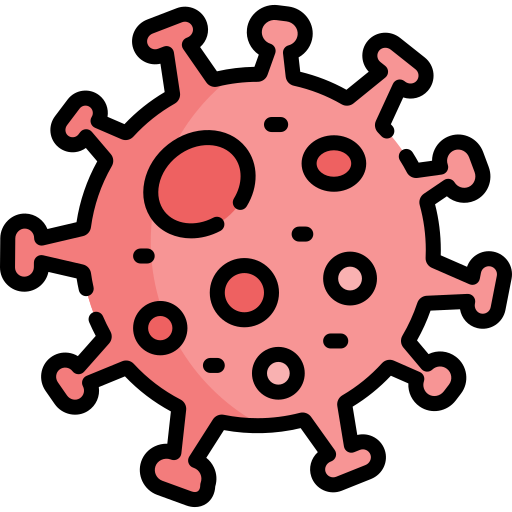
#> input picture 2023/30DayChartChallenge/Day04-historical/images/coronavirus.png, 512 x 512 px
$ python historical.py
#> lines starting #> are read from the running program, lines starting #| are printed output that depends on the picture
import pandas as pd
import matplotlib.pyplot as plt
import seaborn as sns
from matplotlib.offsetbox import OffsetImage, AnnotationBbox

# Scraped from https://www.statista.com/statistics/564769/airline-industry-number-of-flights/
DATA = [
    {"year": 2012, "flights": 31.2},
    {"year": 2013, "flights": 32.0},
    {"year": 2014, "flights": 33.0},
    {"year": 2015, "flights": 34.0},
    {"year": 2016, "flights": 35.2},
    {"year": 2017, "flights": 36.4},
    {"year": 2018, "flights": 38.1},
    {"year": 2019, "flights": 38.9},
    {"year": 2020, "flights": 16.9},
    {"year": 2021, "flights": 20.1},
    {"year": 2022, "flights": 33.8},
]


def annotate_graph(ax):
    """Annotate the graph.

    Args:
        ax (matplotlib.axes.Axes): Axes object.
    """
    ax.text(
        x=2012,
        y=45,
        s="NUMBER OF FLIGHTS",
        color="white",
        fontsize=27,
        ha="left",
        va="center",
        fontweight=800,
    )
    ax.text(
        x=2012,
        y=43.5,
        s="HISTORIC DECLINE",
        color="red",
        fontsize=30.5,
        ha="left",
        va="center",
        fontweight=800,
    )
    ax.text(
        x=2012,
        y=41,
        s=(
            "The number of flights performed globally by the airline industry\n"
            "increased steadily since the early 2000s and reached 38.9M in\n"
            "2019. However, due to the coronavirus pandemic, the number\n"
            "of flights dropped to 16.9M in 2020."
        ),
        color="white",
        fontsize=10,
        ha="left",
        va="center",
    )
    # set x axis ticks to bold
    for tick in ax.get_xticklabels():
        tick.set_fontweight("bold")

    # add annotation to 2020 data point saying COVID-19. The arrow should be angled and colored in white
    ax.annotate(
        "COVID-19",
        xy=(2020, 16.9),
        xytext=(2019.92, 22),
        arrowprops=dict(
            arrowstyle="-|>", color="white", connectionstyle="arc3,rad=-0.1"
        ),
        color="white",
        fontsize=10,
        fontweight=800,
    )


def style_plot(fig, ax, df):
    """Style the plot.

    Args:
        fig (matplotlib.figure.Figure): Figure object.
        ax (matplotlib.axes.Axes): Axes object.
        df (pandas.DataFrame): DataFrame object.
    """
    ax.set(
        xlabel="",
        ylabel="",
        ylim=(15, 48),
        xticks=[int(x) for x in df["year"]],
        yticks=[20, 30, 40, 48],
    )
    sns.despine(left=True, top=True, right=False)
    ax.tick_params(axis="both", which="both", length=0)
    ax.yaxis.tick_right()
    ax.grid(axis="y", color="lightgrey", linewidth=0.5, alpha=0.1)
    ax.set_facecolor("black")
    fig.set_facecolor("black")
    ax.tick_params(colors="white")
    ax.xaxis.set_tick_params(pad=10)


def add_image(ax):
    """Add image to plot.

    Args:
        ax (matplotlib.axes.Axes): Axes object.
    """
    img = plt.imread("./images/coronavirus.png")
#> img is the input picture: shape (512, 512, 4) float32; mean R, G, B, A 0.333, 0.188, 0.188, 0.57
    imagebox = OffsetImage(img, zoom=0.08)
    ab = AnnotationBbox(imagebox, (2020.45, 24), frameon=False)
    ax.add_artist(ab)


def main():
    """Main function."""
    df = pd.DataFrame(DATA)
    fig, ax = plt.subplots(figsize=(10, 10))
    sns.lineplot(data=df, x="year", y="flights", color="tab:red", linewidth=2)
    plt.fill_between(df["year"], df["flights"], alpha=0.3, color="salmon")
    style_plot(fig, ax, df)
    annotate_graph(ax)
    add_image(ax)
    plt.savefig("./images/historical.png", dpi=300, bbox_inches="tight")
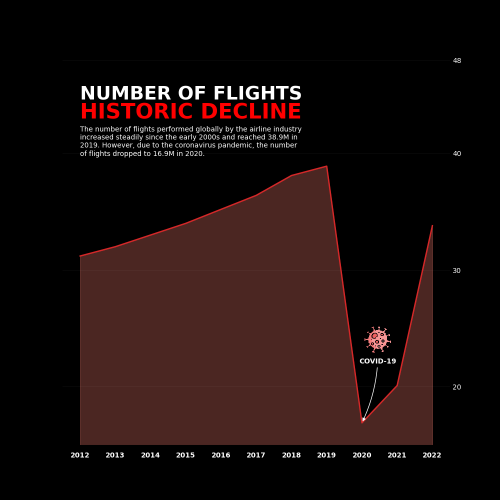
#> figure drawn by matplotlib, 1 panel; curve peaks at x = 2019, y = 38.9


if __name__ == "__main__":
    main()
